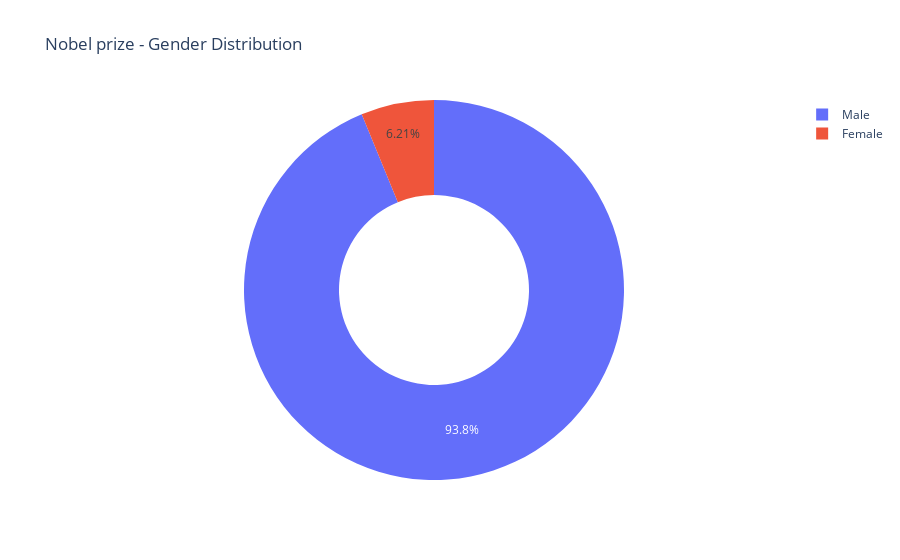

Notebook cell for this chart:
### Code cell
fig = px.pie(values=gender.values,
             hole=0.5,
             title='Nobel prize - Gender Distribution',
             names=gender.index)

fig.show()

### Figure 1 — Plotly figure (JSON) as saved in the notebook; plotly's stock layout.template omitted (floating-point values rounded to 4 significant figures)
{"data": [{"domain": {"x": [0, 1], "y": [0, 1]}, "hole": 0.5, "hovertemplate": "label=%{label}<br>value=%{value}<extra></extra>", "labels": ["Male", "Female"], "legendgroup": "", "name": "", "showlegend": true, "type": "pie", "values": [876, 58]}], "layout": {"legend": {"tracegroupgap": 0}, "title": {"text": "Nobel prize - Gender Distribution"}}}
